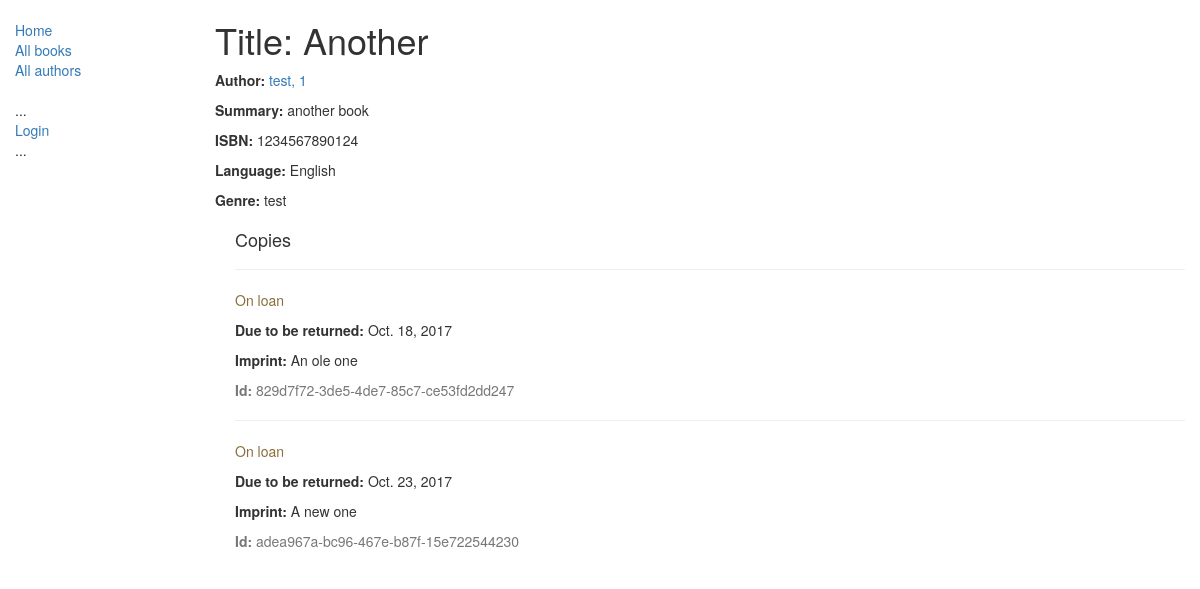
/catalog/book/2, run on an earlier commit of the app's database.
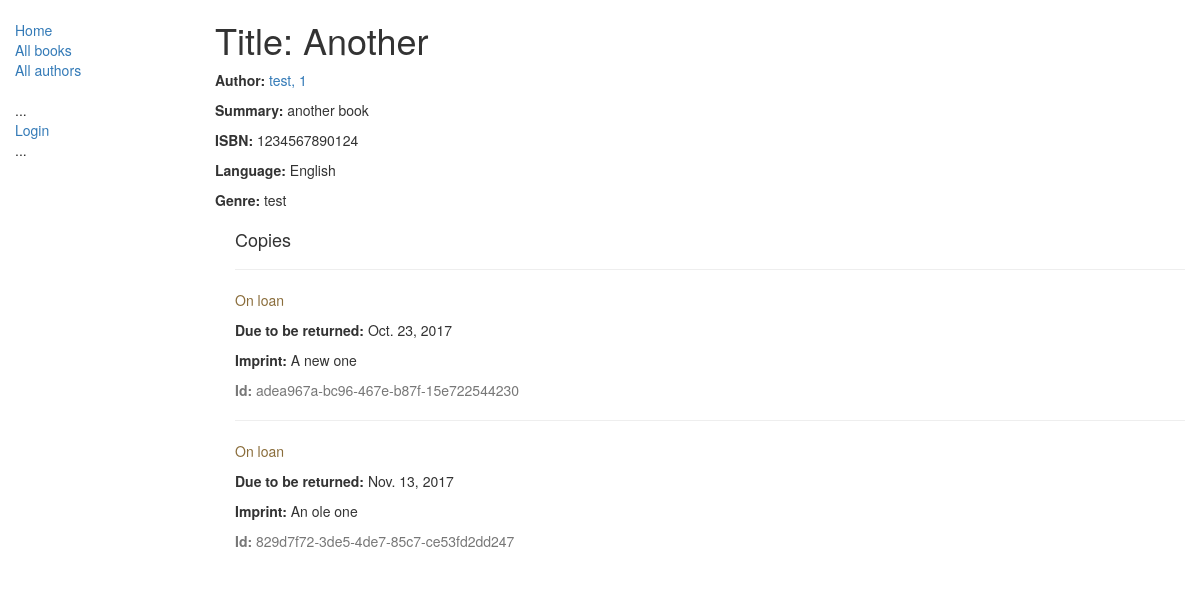
And on a later commit of the database.
### catalog/models.py (models this page shows, shortened)
class Genre(models.Model):
    name = models.CharField(max_length=200, help_text="Enter a book Genre");
    def __str__(self):
        return self.name;

class BookInstance(models.Model):
    id = models.UUIDField(primary_key=True, default=uuid.uuid4, help_text="Unique ID for this particular book across whole library");
    book = models.ForeignKey('Book', on_delete=models.SET_NULL, null=True);
    imprint = models.CharField(max_length=200);
    due_back = models.DateField(null=True, blank=True);
    LOAN_STATUS = (
        ('m', 'Maintenance'),
        ('o', 'On loan'),
        ('a', 'Available'),
        ('r', 'Reserved'),
    )
    status = models.CharField(max_length=1, choices=LOAN_STATUS, blank=True, help_text='Book availability');
    borrower = models.ForeignKey(User, on_delete=models.SET_NULL, null=True, blank=True);
    class Meta:
        ordering = ["due_back"];
        permissions = (("can_mark_returned", "Set book as returned"),);

### catalog/views.py (the view)
# urls.py: url(r'^book/(?P<pk>\d+)$', views.BookDetailView.as_view(), name='book-detail'),
class BookDetailView(generic.DetailView):
    model = Book;

### catalog/models.py (called while the page is built)
    def __str__(self):
        return '%s, %s' % (self.last_name, self.first_name);

    def __str__(self):
        return self.name

### catalog/templates/catalog/book_detail.html
{% extends "base_generic.html" %}
{% block content %}
  <h1>Title: {{ book.title }}</h1>
  <p><strong>Author:</strong> <a href="{% url 'author-detail' book.author.pk %}">{{ book.author }}</a></p>
  <p><strong>Summary:</strong> {{ book.summary }}</p>
  <p><strong>ISBN:</strong> {{ book.isbn }}</p>
  <p><strong>Language:</strong> {{ book.language }}</p>
  <p><strong>Genre:</strong> {% for genre in book.genre.all %} {{ genre }}{% if not forloop.last %}, {% endif %}{% endfor %}</p>
  <div style="margin-left:20px;margin-top:20px">
    <h4>Copies</h4>
    {% for copy in book.bookinstance_set.all %}
    <hr>
    <p class="{% if copy.status == 'a' %}text-success{% elif copy.status == 'm' %}text-danger{% else %}text-warning{% endif %}">{{ copy.get_status_display }}</p>
    {% if copy.status != 'a' %}<p><strong>Due to be returned:</strong> {{copy.due_back}}</p>{% endif %}
    <p><strong>Imprint:</strong> {{copy.imprint}}</p>
    <p class="text-muted"><strong>Id:</strong> {{copy.id}}</p>
    {% endfor %}
  </div>
{% endblock %}

What changed in the data, as far as the page shows it:
shown differently, row unchanged: BookInstance "Oct. 23, 2017": moves up the list
changed BookInstance "An ole one": due_back "Oct. 18, 2017" → "Nov. 13, 2017"
